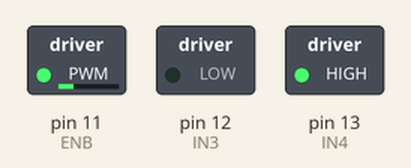
Bench run of a sketch on a simulated Arduino Uno, built with avr-gcc and run on an emulated ATmega328P. Shown: switched loads named in the sketch (green lamp = pin HIGH).

Above: at 0.05 s.
At 1.75 s:
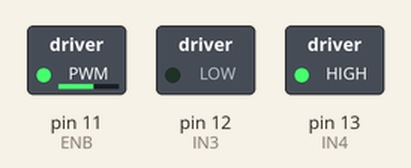
At 3.45 s:
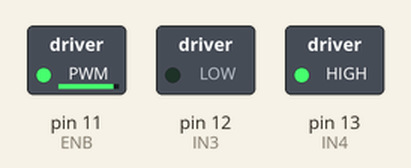
At 5.15 s:
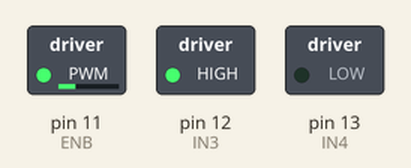
At 6.9 s:
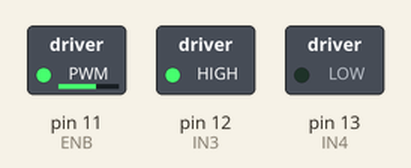
At 13.8 s:
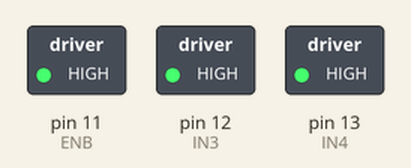
Timing chart, 0 to 18.0 s (numbered marks = the images above):
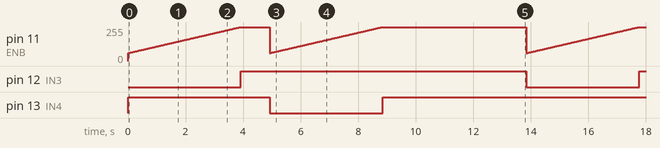

The sketch:

motorCoche.ino
```cpp
/*
control motor DC
 */

int IN3 = 12;    // Input3 conectada al pin 12
int IN4 = 13;    // Input4 conectada al pin 13
int ENB = 11;    // ENB conectada al pin 11 de Arduino para PWM
void setup()
{
  pinMode (ENB, OUTPUT);
  pinMode (IN3, OUTPUT);
  pinMode (IN4, OUTPUT);
}
void loop()
{
  for (int i = 60; i<256; i++)
  {
    adelante(i);
    delay(20);
  }
  freno();
  delay(1000);
  for (int i = 60; i<256; i++)
  {
    atras(i);
    delay(20);
  }
  freno();
  delay(5000);
}
void atras(int velocidad)
{
  digitalWrite (IN3, HIGH);
  digitalWrite (IN4, LOW);
  analogWrite(ENB,velocidad);
}
void adelante(int velocidad)
{
  digitalWrite (IN3, LOW);
  digitalWrite (IN4, HIGH);
  analogWrite(ENB,velocidad);
}
void freno()
{
  digitalWrite (IN3, HIGH);
  digitalWrite (IN4, HIGH);
  analogWrite(ENB,255);
}
```

Measured:
- by itself, pin 11 (ENB): moves between 60/255 and 255/255, repeating every 13.8 s
- by itself, pin 12 (IN3): alternates HIGH for 9.9 s and LOW for 3.9 s
- by itself, pin 13 (IN4): repeats every 13.8 s: LOW 3.9 s, HIGH 9.9 s
